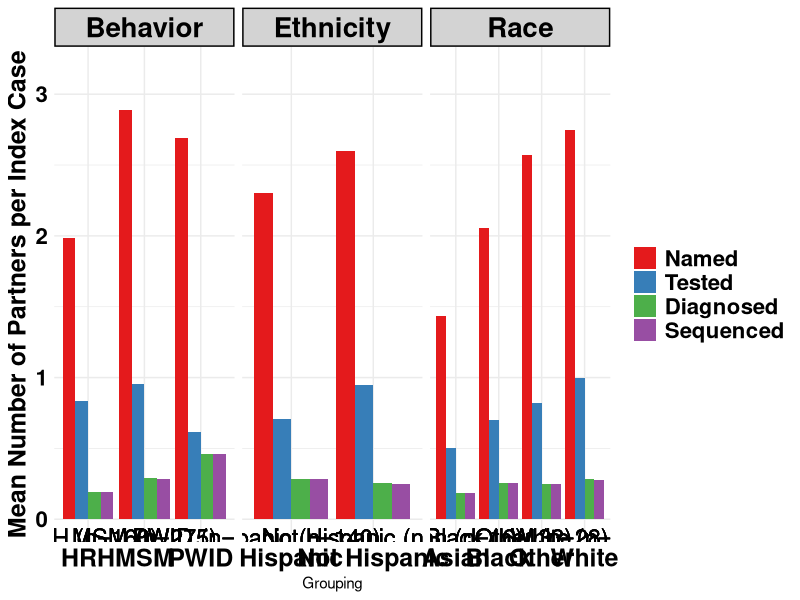

Source code (R):
library(tidyr)
library(ggplot2)

# Behavior Data
df <- data.frame(
  Grouping = c("MSM", "PWID", "HRH"),
  Named_Mean = c(794/275, 70/26, 318/160),
  Tested_Mean = c(262/275, 16/26, 134/160),
  Diagnosed_Mean = c(81/275, 12/26, 31/160),
  Sequenced_Mean = c(79/275, 12/26, 31/160),
  N = c("MSM (n=275)", "PWID (n=26)", "HRH (n=160)")
)
df_long <- df %>%
  gather(Category, Value, -Grouping, -N)
df_long$Category <- factor(df_long$Category, levels = c("Named_Mean", "Tested_Mean", "Diagnosed_Mean", "Sequenced_Mean"))

# Race Data
df_race <- data.frame(
  Grouping = c("White", "Black", "Asian", "Other"),
  Named_Mean = c(861/313, 273/133, 23/16, 72/28),
  Tested_Mean = c(311/313, 93/133, 8/16, 23/28),
  Diagnosed_Mean = c(88/313, 34/133, 3/16, 7/28),
  Sequenced_Mean = c(86/313, 34/133, 3/16, 7/28),
  N = c("White (n=313)", "Black (n=133)", "Asian (n=16)", "Other (n=28)")
)
df_race_long <- df_race %>%
  gather(Category, Value, -Grouping, -N)
df_race_long$Category <- factor(df_race_long$Category, levels = c("Named_Mean", "Tested_Mean", "Diagnosed_Mean", "Sequenced_Mean"))

# Ethnicity Data
df_ethnicity <- data.frame(
  Grouping = c("Hispanic", "Not Hispanic"),
  Named_Mean = c(322/140, 928/357),
  Tested_Mean = c(99/140, 338/357),
  Diagnosed_Mean = c(40/140, 91/357),
  Sequenced_Mean = c(40/140, 89/357),
  N = c("Hispanic (n=140)", "Not Hispanic (n=357)")
)
df_ethnicity_long <- df_ethnicity %>%
  gather(Category, Value, -Grouping, -N)
df_ethnicity_long$Category <- factor(df_ethnicity_long$Category, levels = c("Named_Mean", "Tested_Mean", "Diagnosed_Mean", "Sequenced_Mean"))

# Combine All Data
df_long$Type <- "Behavior"
df_race_long$Type <- "Race"
df_ethnicity_long$Type <- "Ethnicity"
combined_df <- rbind(df_long, df_race_long, df_ethnicity_long)

# Plot
p <- ggplot(combined_df, aes(x = Grouping, y = Value, fill = Category)) +
  geom_bar(stat = "identity", position = "dodge") +
  geom_text(aes(label = N, y = 0), vjust = 1.5, hjust = 0.5, size = 6, color = "black") +
  labs(y = "Mean Number of Partners per Index Case") +
  #scale_fill_brewer(palette="Set1", breaks=c("Named_Mean", "Tested_Mean", "Diagnosed_Mean", "Sequenced_Mean"), labels=c("Named", "Tested", "Diagnosed", "Sequenced"), name="Category") +
  scale_fill_brewer(palette="Set1", breaks=c("Named_Mean", "Tested_Mean", "Diagnosed_Mean", "Sequenced_Mean"), labels=c("Named", "Tested", "Diagnosed", "Sequenced"), name=NULL)+
  theme_minimal() +
  theme(
    plot.title = element_text(size = 18, face = "bold"),
    axis.text.x = element_text(size = 18, face = "bold", color = "black"),
    axis.title.y = element_text(size = 18, face = "bold", color = "black"),
    #axis.text.x = element_text(size = 14, angle = 45, hjust = 1),
    axis.text.y = element_text(size = 16, face = "bold", color = "black"),
    legend.text = element_text(size = 16, face = "bold"),
    #legend.title = element_text(size = 16),
    strip.text = element_text(size = 20, face = "bold", color = "black"),
    strip.background = element_rect(fill = "lightgray", color = "black", linewidth = 1)
  ) +
  facet_wrap(~Type, scales = "free_x", ncol = 3) +
  ylim(0, max(combined_df$Value) + 0.1*max(combined_df$Value))

print(p)
